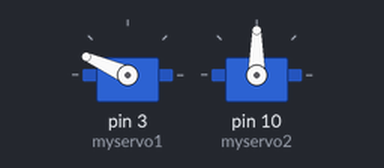
A sketch run on a simulated Arduino Uno, built with avr-gcc and run on an emulated ATmega328P. Parts: 2 × servo.

Above: at 0.05 s.
At 1.4 s:
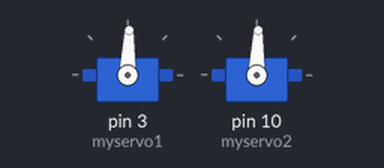
At 2.75 s:
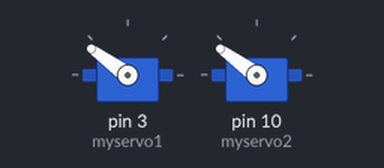
At 5.5 s:
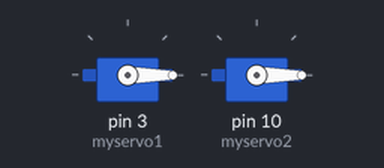
Timing chart, 0 to 7.2 s (numbered marks = the images above):
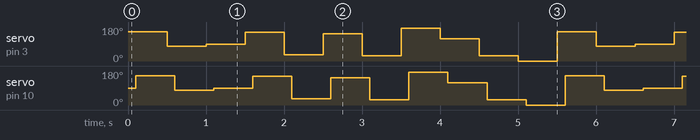

The sketch:

array_code_for_dancin.ino
```cpp
#include <Servo.h>

Servo myservo1, myservo2;   // Create servo object to control a servo
// a maximum of 8 servo objects can be created

int posIndex = 0;  // variable to store the servo position
int const total_positions = 10;
int servo_positions[total_positions] =
      {156,79,88,152,34,144,28,174,117,27};

void setup()
{
  myservo1.attach(3); // attaches the servo on pin 3 to the servo object
  myservo2.attach(10);
}

void loop()
{
  // if you are using a normal 180-degree servo, try the following
  // The code below sweeps the servo from 0 to 180 degrees
  // If you notice that your servo is "trashing" when it reaches the ends of its travel
  // path, increase the low end by a little (say, make it 10 degrees) and decrease the
  // top end by a little (say, make it 170 degrees);
  for (posIndex = 0; posIndex <= total_positions; posIndex += 1) // goes from 0 degrees to 180 degrees
  {
    // in steps of 1 degree
    myservo1.write(servo_positions[posIndex]);  // tell servo 1 to go to new position
    delay(100);                                 // insert small delay to give servo 1 a head start
    myservo2.write(servo_positions[posIndex]);  // tell servo 2 to go to new position
    delay(400);                                 // wait for servo 2 to reach the position

  }

}
```

Measured:
- by itself, servo on pin 3 (myservo1): repeats every 5.5 s: 88° 0.50 s, 152° 0.50 s, 34° 0.50 s, 144° 0.50 s, 28° 0.50 s, 174° 0.50 s, 117° 0.50 s, 27° 0.50 s, 0° 0.50 s, 156° 0.50 s, 79° 0.50 s
- by itself, servo on pin 10 (myservo2): repeats every 5.5 s: 79° 0.50 s, 88° 0.50 s, 152° 0.50 s, 34° 0.50 s, 144° 0.50 s, 28° 0.50 s, 174° 0.50 s, 117° 0.50 s, 27° 0.50 s, 0° 0.50 s, 156° 0.50 s
